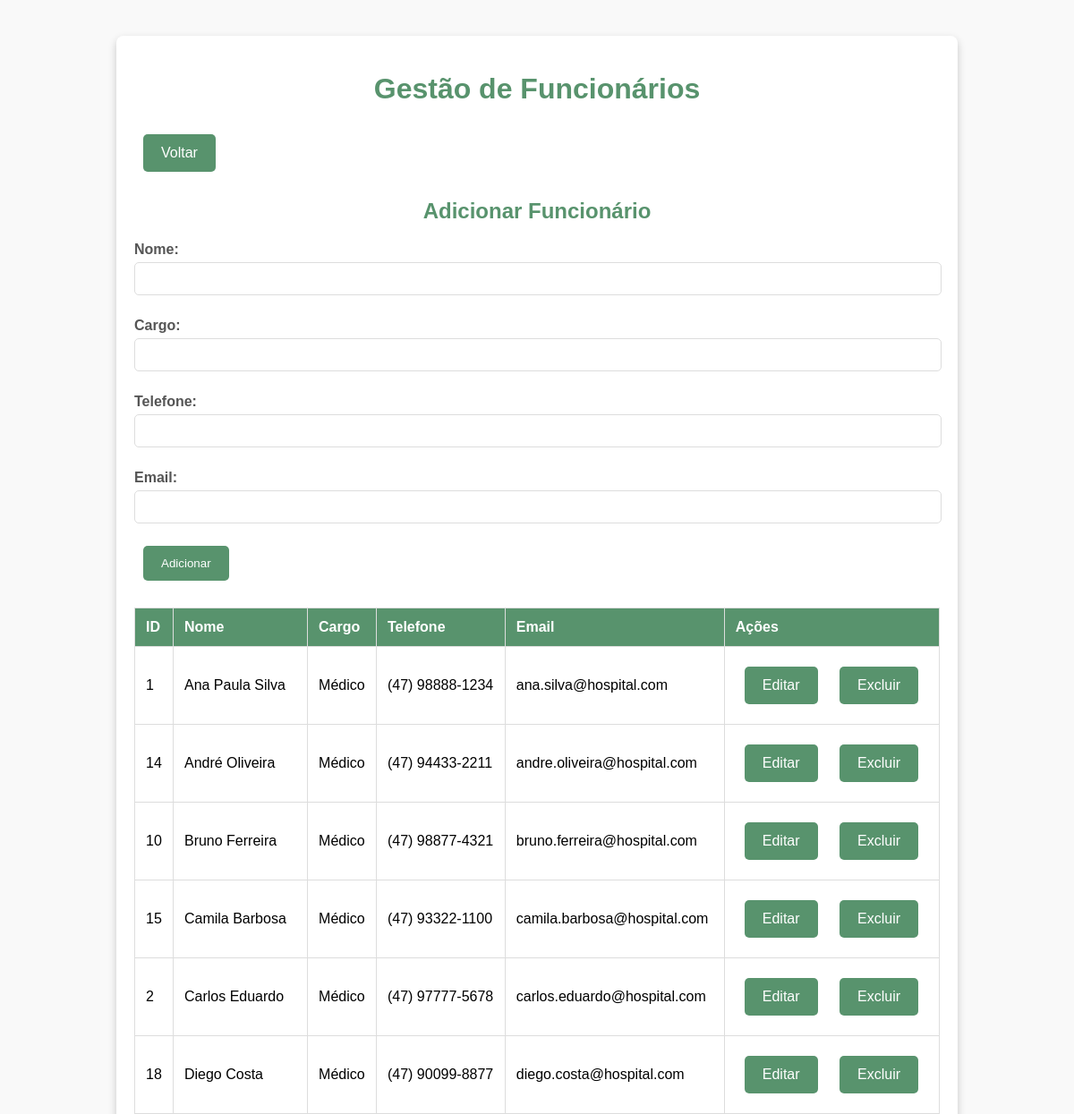
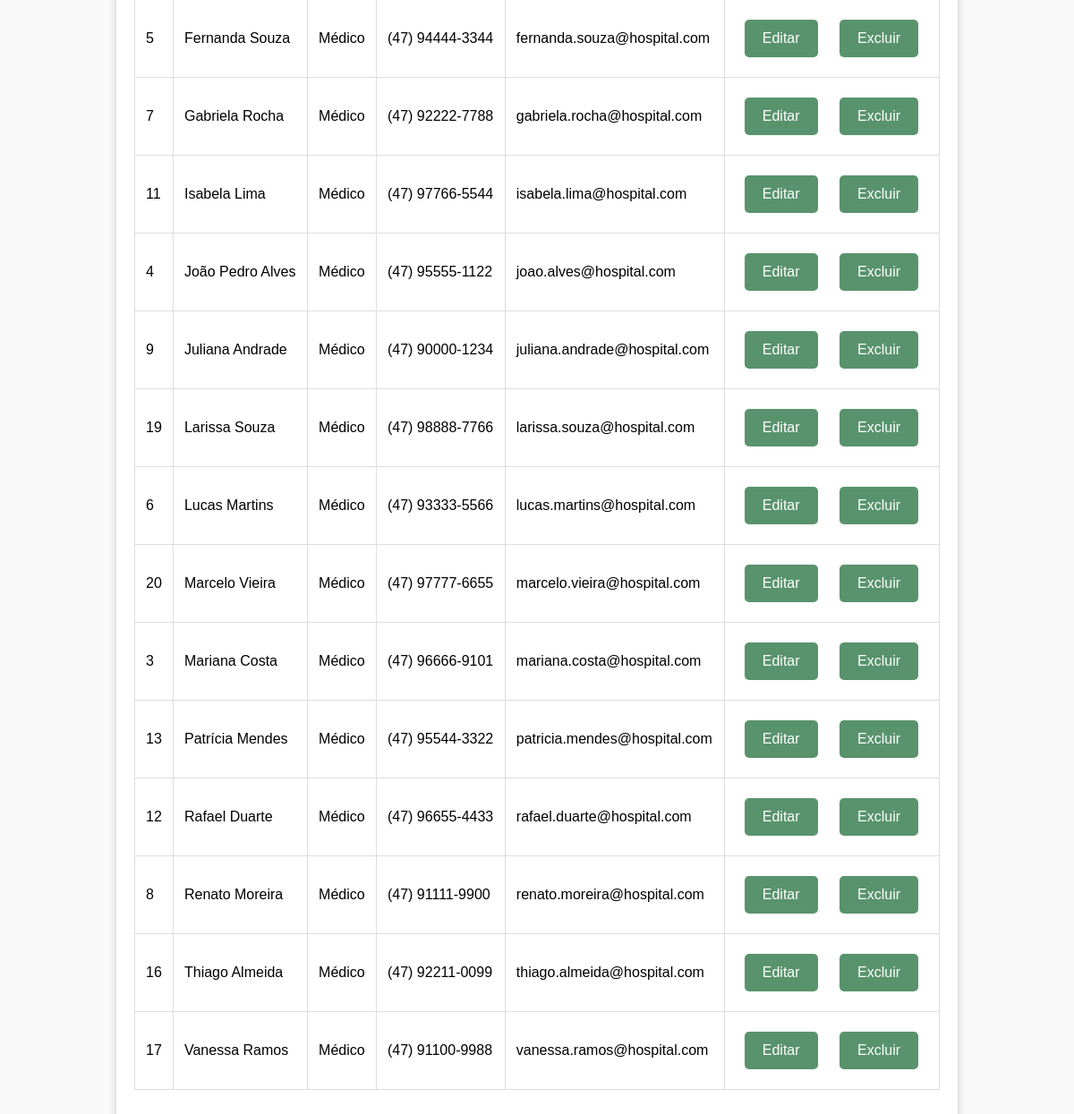
/funcionarios.php, run on the app's committed database (2 pictures, top to bottom).
### tables this page shows
CREATE TABLE funcionarios (
    id_funcionario INT AUTO_INCREMENT PRIMARY KEY,
    nome VARCHAR(100),
    cargo VARCHAR(50),
    telefone VARCHAR(15),
    email VARCHAR(100) UNIQUE
);

### funcionarios.php (the view, shortened to what this page needs)
<?php
require 'config.php';
try {
    $stmt = $pdo->query("SELECT * FROM funcionarios ORDER BY nome ASC");
    $funcionarios = $stmt->fetchAll();
} catch (Exception $e) {
    die("Erro ao buscar funcionários: " . $e->getMessage());
}
?>
<!DOCTYPE html>
<html lang="en">
<head>
    <link rel="stylesheet" href="css/style.css">
</head>
<body>
    <div class="container">
        <h1>Gestão de Funcionários</h1>
        <div class="actions">
            <a class="btn btn-back" href="menu.php">Voltar</a>
        </div>
        <form method="post" class="form">
            <h2>Adicionar Funcionário</h2>
            <div class="form-group">
                <label for="nome">Nome:</label>
                <input type="text" name="nome" id="nome" required>
            </div>
            <div class="form-group">
                <label for="cargo">Cargo:</label>
                <input type="text" name="cargo" id="cargo" required>
            </div>
            <div class="form-group">
                <label for="telefone">Telefone:</label>
                <input type="text" name="telefone" id="telefone">
            </div>
            <div class="form-group">
                <label for="email">Email:</label>
                <input type="email" name="email" id="email" required>
            </div>
            <button type="submit" name="adicionar" class="btn btn-add">Adicionar</button>
        </form>
        <?php if (empty($funcionarios)): ?>
            <p class="error">Nenhum funcionário cadastrado no sistema.</p>
        <?php else: ?>
            <table class="table">
                <thead>
                    <tr>
                        <th>ID</th>
                        <th>Nome</th>
                        <th>Cargo</th>
                        <th>Telefone</th>
                        <th>Email</th>
                        <th>Ações</th>
                    </tr>
                </thead>
                <tbody>
                    <?php foreach ($funcionarios as $funcionario): ?>
                        <tr>
                            <td><?= $funcionario['id_funcionario'] ?></td>
                            <td><?= htmlspecialchars($funcionario['nome']) ?></td>
                            <td><?= htmlspecialchars($funcionario['cargo']) ?></td>
                            <td><?= $funcionario['telefone'] ?></td>
                            <td><?= $funcionario['email'] ?></td>
                            <td>
                                <a class="btn btn-edit" href="editar_funcionario.php?id=<?= $funcionario['id_funcionario'] ?>">Editar</a>
                                <a class="btn btn-delete" href="funcionarios.php?excluir=<?= $funcionario['id_funcionario'] ?>"
                                   onclick="return confirm('Tem certeza que deseja excluir este funcionário?')">Excluir</a>
                            </td>
                        </tr>
                    <?php endforeach; ?>
                </tbody>
            </table>
        <?php endif; ?>
    </div>
</body>
</html>

### css/style.css (style rules this page uses)
body { font-family: 'Arial', sans-serif; background-color: #f9f9f9; margin: 0; padding: 0; }
.container, .menu, .login-container { max-width: 900px; margin: 40px auto; padding: 20px; background: #fff; border-radius: 8px; box-shadow: 0 4px 10px rgba(0, 0, 0, 0.2); animation: fadeIn 0.8s ease-in-out; }
h1, h2 { color: #58936d; font-weight: bold; text-align: center; }
button, a { display: inline-block; text-align: center; padding: 12px 20px; margin: 10px; background-color: #58936d; color: white; text-decoration: none; border: none; border-radius: 5px; cursor: pointer; transition: background-color 0.3s ease; }
table { width: 100%; border-collapse: collapse; margin: 20px 0; }
table th, table td { border: 1px solid #ddd; padding: 12px; text-align: left; }
table th { background-color: #58936d; color: white; }
label { display: block; margin: 10px 0 5px; font-weight: bold; color: #555; }
input, select, textarea { width: calc(100% - 20px); padding: 10px; margin-bottom: 15px; border: 1px solid #ddd; border-radius: 5px; }

### data on the page
funcionarios: id_funcionario "1", nome "Ana Paula Silva", cargo "Médico", telefone "(47) 98888-1234", email "ana.silva@hospital.com"
funcionarios: id_funcionario "14", nome "André Oliveira", cargo "Médico", telefone "(47) 94433-2211", email "andre.oliveira@hospital.com"
funcionarios: id_funcionario "10", nome "Bruno Ferreira", cargo "Médico", telefone "(47) 98877-4321", email "bruno.ferreira@hospital.com"
funcionarios: id_funcionario "15", nome "Camila Barbosa", cargo "Médico", telefone "(47) 93322-1100", email "camila.barbosa@hospital.com"
funcionarios: id_funcionario "2", nome "Carlos Eduardo", cargo "Médico", telefone "(47) 97777-5678", email "carlos.eduardo@hospital.com"
funcionarios: id_funcionario "18", nome "Diego Costa", cargo "Médico", telefone "(47) 90099-8877", email "diego.costa@hospital.com"
funcionarios: id_funcionario "5", nome "Fernanda Souza", cargo "Médico", telefone "(47) 94444-3344", email "fernanda.souza@hospital.com"
funcionarios: id_funcionario "7", nome "Gabriela Rocha", cargo "Médico", telefone "(47) 92222-7788", email "gabriela.rocha@hospital.com"
funcionarios: id_funcionario "11", nome "Isabela Lima", cargo "Médico", telefone "(47) 97766-5544", email "isabela.lima@hospital.com"
funcionarios: id_funcionario "4", nome "João Pedro Alves", cargo "Médico", telefone "(47) 95555-1122", email "joao.alves@hospital.com"
funcionarios: id_funcionario "9", nome "Juliana Andrade", cargo "Médico", telefone "(47) 90000-1234", email "juliana.andrade@hospital.com"
funcionarios: id_funcionario "19", nome "Larissa Souza", cargo "Médico", telefone "(47) 98888-7766", email "larissa.souza@hospital.com"
funcionarios: id_funcionario "6", nome "Lucas Martins", cargo "Médico", telefone "(47) 93333-5566", email "lucas.martins@hospital.com"
funcionarios: id_funcionario "20", nome "Marcelo Vieira", cargo "Médico", telefone "(47) 97777-6655", email "marcelo.vieira@hospital.com"
funcionarios: id_funcionario "3", nome "Mariana Costa", cargo "Médico", telefone "(47) 96666-9101", email "mariana.costa@hospital.com"
funcionarios: id_funcionario "13", nome "Patrícia Mendes", cargo "Médico", telefone "(47) 95544-3322", email "patricia.mendes@hospital.com"
funcionarios: id_funcionario "12", nome "Rafael Duarte", cargo "Médico", telefone "(47) 96655-4433", email "rafael.duarte@hospital.com"
funcionarios: id_funcionario "8", nome "Renato Moreira", cargo "Médico", telefone "(47) 91111-9900", email "renato.moreira@hospital.com"
funcionarios: id_funcionario "16", nome "Thiago Almeida", cargo "Médico", telefone "(47) 92211-0099", email "thiago.almeida@hospital.com"
funcionarios: id_funcionario "17", nome "Vanessa Ramos", cargo "Médico", telefone "(47) 91100-9988", email "vanessa.ramos@hospital.com"
